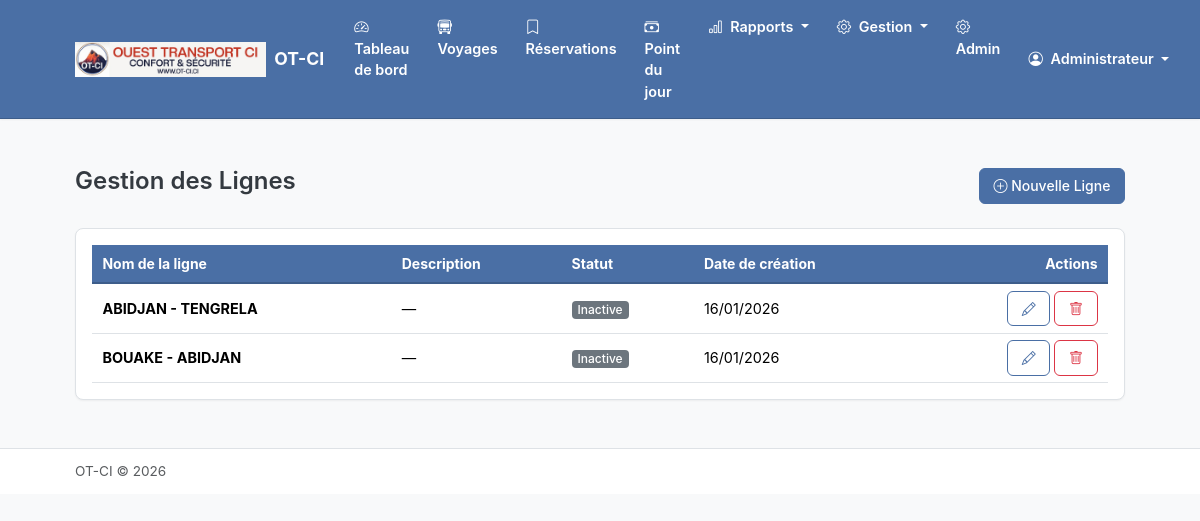
The page /lignes/ (signed in) on the database its author committed.
### apps/compagnie/models.py (models this page shows, shortened)
class Compagnie(models.Model):
    nom = models.CharField(max_length=200, verbose_name="Nom de la compagnie")
    logo = models.ImageField(
        upload_to='logos/',
        blank=True,
        null=True,
        verbose_name="Logo"
    )
    nom_pdg = models.CharField(max_length=200, verbose_name="Nom du PDG")
    adresse = models.TextField(blank=True, verbose_name="Adresse")
    telephone = models.CharField(max_length=20, blank=True, verbose_name="Téléphone")
    email = models.EmailField(blank=True, verbose_name="Email")
    date_creation = models.DateTimeField(auto_now_add=True)
    date_modification = models.DateTimeField(auto_now=True)
    class Meta:
        verbose_name = "Compagnie"
        verbose_name_plural = "Compagnie"
    @classmethod
    def get_instance(cls):
        return cls.objects.first()

### apps/personnel/models.py (models this page shows, shortened)
class Utilisateur(AbstractUser):
    ROLE_CHOICES = [
        ('pdg', 'PDG'),
        ('super_admin', 'Super Administrateur'),
        ('manager', 'Manager'),
        ('chef_gare', 'Chef de Gare'),
        ('guichetier', 'Guichetier'),
    ]
    nom_complet = models.CharField(max_length=200, verbose_name="Nom complet")
    telephone = models.CharField(max_length=20, blank=True, verbose_name="Téléphone")
    role = models.CharField(
        max_length=20,
        choices=ROLE_CHOICES,
        default='guichetier',
        verbose_name="Rôle"
    )
    gare = models.ForeignKey(
        'gares.Gare',
        on_delete=models.SET_NULL,
        null=True,
        blank=True,
        related_name='utilisateurs',
        verbose_name="Gare"
    )
    actif = models.BooleanField(default=True, verbose_name="Actif")
    date_creation = models.DateTimeField(auto_now_add=True)
    date_modification = models.DateTimeField(auto_now=True)
    objects = UtilisateurManager()
    EMAIL_FIELD = 'email'
    USERNAME_FIELD = 'username'
    REQUIRED_FIELDS = ['nom_complet']
    class Meta:
        verbose_name = "Utilisateur"
        verbose_name_plural = "Utilisateurs"
        ordering = ['nom_complet']
    @property
    def is_super_admin(self):
        return self.role == 'super_admin'
    @property
    def has_global_access(self):
        return self.role in ['pdg', 'super_admin', 'manager']

### apps/lignes/models.py (models this page shows, shortened)
class Ligne(models.Model):
    nom = models.CharField(
        max_length=200,
        verbose_name="Nom de la ligne",
        help_text="Ex: Conakry - Kindia"
    )
    gare = models.ForeignKey(
        'gares.Gare',
        on_delete=models.CASCADE,
        related_name='lignes',
        verbose_name="Gare",
        help_text="Gare de départ de cette ligne",
        null=True,
        blank=True
    )
    ville_depart = models.CharField(max_length=100, verbose_name="Ville de départ")
    ville_arrivee = models.CharField(max_length=100, verbose_name="Ville d'arrivée")
    distance_km = models.PositiveIntegerField(
        blank=True,
        null=True,
        verbose_name="Distance (km)"
    )
    duree_estimee = models.DurationField(
        blank=True,
        null=True,
        verbose_name="Durée estimée",
        help_text="Format: HH:MM:SS"
    )
    compagnie = models.ForeignKey(
        'compagnie.Compagnie',
        on_delete=models.CASCADE,
        related_name='lignes',
        verbose_name="Compagnie"
    )
    active = models.BooleanField(default=True, verbose_name="Active")
    date_creation = models.DateTimeField(auto_now_add=True)
    date_modification = models.DateTimeField(auto_now=True)
    class Meta:
        verbose_name = "Ligne"
        verbose_name_plural = "Lignes"
        ordering = ['nom']
        unique_together = ['ville_depart', 'ville_arrivee', 'gare']

### apps/lignes/views.py (the view)
# urls.py: path('', views.LigneListView.as_view(), name='ligne_list'),
class LigneListView(AdminRequiredMixin, ListView):
    model = Ligne
    template_name = 'lignes/ligne_list.html'
    context_object_name = 'lignes'
    def get_queryset(self):
        return Ligne.objects.all().order_by('ville_depart', 'ville_arrivee')

### apps/compagnie/context_processors.py (called while the page is built)
def compagnie_context(request):
    return {
        'compagnie': Compagnie.get_instance()
    }

### apps/lignes/views.py (called while the page is built)
    def test_func(self):
        return self.request.user.has_global_access

### templates/lignes/ligne_list.html (shortened to what this page needs)
{% extends 'base.html' %}
{% block content %}
<div class="container py-4">
    <div class="d-flex justify-content-between align-items-center mb-4">
        <h2>Gestion des Lignes</h2>
        <a href="{% url 'lignes:ligne_create' %}" class="btn btn-primary">
            <i class="bi bi-plus-circle"></i> Nouvelle Ligne
        </a>
    </div>
    <div class="card">
        <div class="card-body">
            {% if lignes %}
                <div class="table-responsive">
                    <table class="table table-hover">
                        <thead>
                            <tr>
                                <th>Nom de la ligne</th>
                                <th>Description</th>
                                <th>Statut</th>
                                <th>Date de création</th>
                                <th class="text-end">Actions</th>
                            </tr>
                        </thead>
                        <tbody>
                            {% for ligne in lignes %}
                                <tr>
                                    <td><strong>{{ ligne.nom }}</strong></td>
                                    <td>{{ ligne.description|truncatewords:10|default:"—" }}</td>
                                    <td>
                                        {% if ligne.actif %}
                                            <span class="badge bg-success">Active</span>
                                        {% else %}
                                            <span class="badge bg-secondary">Inactive</span>
                                        {% endif %}
                                    </td>
                                    <td>{{ ligne.date_creation|date:"d/m/Y" }}</td>
                                    <td class="text-end">
                                        <a href="{% url 'lignes:ligne_update' ligne.pk %}"
                                           class="btn btn-sm btn-outline-primary"
                                           title="Modifier">
                                            <i class="bi bi-pencil"></i>
                                        </a>
                                        <a href="{% url 'lignes:ligne_delete' ligne.pk %}"
                                           class="btn btn-sm btn-outline-danger"
                                           title="Supprimer">
                                            <i class="bi bi-trash"></i>
                                        </a>
                                    </td>
                                </tr>
                            {% endfor %}
                        </tbody>
                    </table>
                </div>
            {% endif %}
        </div>
    </div>
</div>
{% endblock %}

### templates/base.html (shortened to what this page needs)
{% load static %}
<!DOCTYPE html>
<html lang="fr">
<head>
    <link href="https://cdn.jsdelivr.net/npm/bootstrap@5.3.2/dist/css/bootstrap.min.css" rel="stylesheet">
    <link href="https://cdn.jsdelivr.net/npm/bootstrap-icons@1.11.1/font/bootstrap-icons.css" rel="stylesheet">
    <link href="{% static 'css/custom.css' %}" rel="stylesheet">
</head>
<body>
    <nav class="navbar navbar-expand-lg navbar-dark sticky-top">
        <div class="container">
            <a class="navbar-brand d-flex align-items-center" href="{% url 'guichet:dashboard' %}">
                {% if compagnie and compagnie.logo %}
                    <img src="{{ compagnie.logo.url }}" alt="Logo" height="35" class="me-2">
                {% endif %}
                <span>{% if compagnie %}{{ compagnie.nom }}{% else %}Gestion Billetterie{% endif %}</span>
            </a>
            <div class="collapse navbar-collapse" id="navbarNav">
                {% if user.is_authenticated %}
                <ul class="navbar-nav me-auto">
                    <li class="nav-item">
                        <a class="nav-link {% if request.resolver_match.url_name == 'dashboard' %}active{% endif %}"
                           href="{% url 'guichet:dashboard' %}">
                            <i class="bi bi-speedometer2 me-1"></i> Tableau de bord
                        </a>
                    </li>
                    <li class="nav-item">
                        <a class="nav-link {% if request.resolver_match.url_name == 'voyage_list' %}active{% endif %}"
                           href="{% url 'guichet:voyage_list' %}">
                            <i class="bi bi-bus-front me-1"></i> Voyages
                        </a>
                    </li>
                    <li class="nav-item">
                        <a class="nav-link {% if request.resolver_match.url_name == 'reservations' %}active{% endif %}"
                           href="{% url 'guichet:reservations' %}">
                            <i class="bi bi-bookmark me-1"></i> Réservations
                        </a>
                    </li>
                    <li class="nav-item">
                        <a class="nav-link {% if 'comptabilite' in request.path %}active{% endif %}"
                           href="{% url 'comptabilite:point_journalier' %}">
                            <i class="bi bi-cash-stack me-1"></i> Point du jour
                        </a>
                    </li>
                    <li class="nav-item dropdown">
                        <a class="nav-link dropdown-toggle" href="#" data-bs-toggle="dropdown">
                            <i class="bi bi-bar-chart me-1"></i> Rapports
                        </a>
                    </li>
                    <li class="nav-item dropdown">
                        <a class="nav-link dropdown-toggle" href="#" data-bs-toggle="dropdown">
                            <i class="bi bi-gear me-1"></i> Gestion
                        </a>
                    </li>
                    {% if user.is_superuser %}
                    <li class="nav-item">
                        <a class="nav-link" href="{% url 'admin:index' %}">
                            <i class="bi bi-gear me-1"></i> Admin
                        </a>
                    </li>
                    {% endif %}
                </ul>
                <ul class="navbar-nav">
                    <li class="nav-item dropdown">
                        <a class="nav-link dropdown-toggle" href="#" data-bs-toggle="dropdown">
                            <i class="bi bi-person-circle me-1"></i>
                            {{ user.nom_complet|default:user.username }}
                        </a>
                    </li>
                </ul>
                {% endif %}
            </div>
        </div>
    </nav>
    <main class="py-4">
        {% block content %}{% endblock %}
    </main>
    <footer class="py-3 mt-auto border-top bg-white">
        <div class="container">
            <div class="d-flex justify-content-between align-items-center">
                <span class="text-muted">
                    {% if compagnie %}{{ compagnie.nom }}{% else %}Gestion Billetterie{% endif %} &copy; {% now "Y" %}
                </span>
            </div>
        </div>
    </footer>
</body>
</html>

### static/css/custom.css (style rules this page uses)
:root { --color-bg-main: #F8F9FA; --color-bg-card: #FFFFFF; --color-text-primary: #343A40; --color-text-secondary: #6C757D; --color-accent: #4A6FA5; --color-accent-hover: #3D5D8A; --color-success: #5D8A66; --color-success-light: #D4EDDA; --color-warning: #D4A84B; --color-warning-light: #FFF3CD; --color-danger: #C45C5C; --color-danger-light: #F8D7DA; --color-siege-disponible: #D4EDDA; --color-siege-reserve: #FFF3CD; --color-siege-paye: #ADB5BD; --color-siege-non-vendable: #6C757D; --color-border: #DEE2E6; --shadow-sm: 0 1px 2px rgba(0, 0, 0, 0.05); --shadow-md: 0 4px 6px rgba(0, 0, 0, 0.07); --font-family: -apple-system, BlinkMacSystemFont, "Segoe UI", Roboto, "Helvetica Neue", Arial, sans-serif; --font-size-base: 14px; --line-height-base: 1.5; }
* { box-sizing: border-box; }
body { font-family: var(--font-family); font-size: var(--font-size-base); line-height: var(--line-height-base); color: var(--color-text-primary); background-color: var(--color-bg-main); }
.container { width: 90% !important; max-width: 100% !important; padding-right: 15px; padding-left: 15px; margin-right: auto; margin-left: auto; }
h2, .h2 { font-size: 1.5rem; font-weight: 600; }
a { color: var(--color-accent); text-decoration: none; }
.navbar { background-color: var(--color-accent) !important; border-bottom: 1px solid var(--color-accent-hover); box-shadow: var(--shadow-sm); }
.navbar-brand { font-weight: 700; font-size: 1.1rem; color: #FFFFFF !important; }
.nav-link { color: #FFFFFF !important; font-weight: 600; padding: 0.5rem 0.75rem !important; font-size: 0.9rem; border-radius: 4px; margin: 0 2px; transition: background-color 0.2s ease; }
.nav-link i { color: #FFFFFF !important; font-weight: 700; }
.dropdown-toggle::after { color: #FFFFFF; }
.card { background-color: var(--color-bg-card); border: 1px solid var(--color-border); border-radius: 8px; box-shadow: var(--shadow-sm); }
.card-body { padding: 1rem; }
.btn { border-radius: 6px; font-weight: 500; font-size: 0.875rem; padding: 0.4rem 0.85rem; transition: all 0.2s ease; }
.btn-primary { background-color: var(--color-accent); border-color: var(--color-accent); }
.btn-outline-primary { color: var(--color-accent); border-color: var(--color-accent); }
.table { margin-bottom: 0; }
.table thead th { background-color: var(--color-accent); border-bottom: 2px solid var(--color-accent-hover); font-weight: 700; font-size: 0.875rem; color: #FFFFFF; padding: 0.5rem 0.65rem; }
.table tbody td { padding: 0.4rem 0.65rem; font-size: 0.9rem; vertical-align: middle; border-bottom: 1px solid var(--color-border); }
.badge { font-weight: 500; font-size: 0.8rem; padding: 0.3em 0.55em; border-radius: 4px; }
.text-muted { font-size: 0.85rem; }
.py-3 { padding-top: 0.75rem !important; padding-bottom: 0.75rem !important; }
.badge.bg-success, .badge.bg-warning, .badge.bg-info, .badge.bg-secondary, .badge.bg-primary, .badge.bg-dark { font-size: 0.75rem; padding: 0.25em 0.5em; }

### rows shown on the page
Compagnie: logo (picture), nom "OT-CI"
Utilisateur: nom_complet "Administrateur"
Ligne: nom "ABIDJAN - TENGRELA", description "—", date_creation "16/01/2026"
Ligne: nom "BOUAKE - ABIDJAN", description "—", date_creation "16/01/2026"
